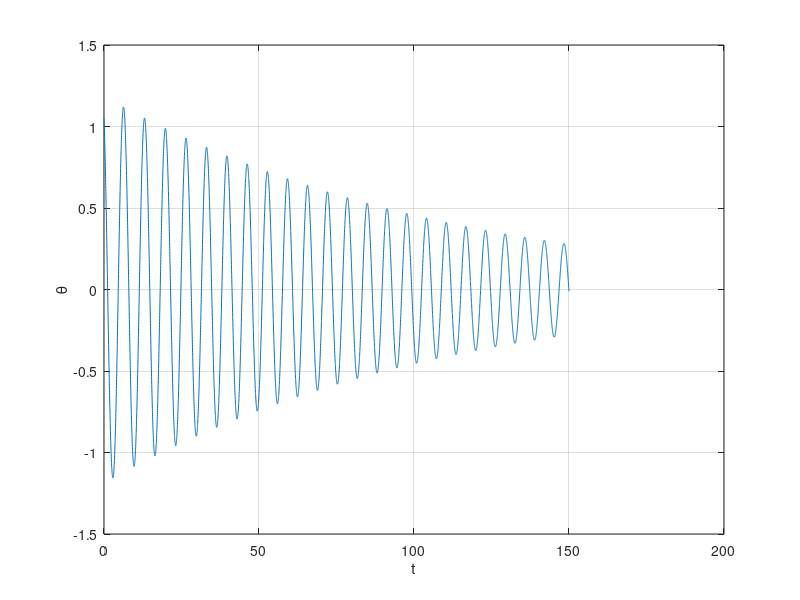

Recreate this plot in MATLAB.
close all;clear;clc;
h = 0.02;
epsilon = 10^(-6);
t = 0:h:150;
yz = [pi / 3;-1 / 2]; 
for i = t(1:end - 1)
    y0 = yz(1,end) + h * yz(2,end);
    z0 = yz(2,end) - h * sin(yz(1,end));
    y = yz(1,end) + h * z0;
    z = yz(2,end) - h * sin(y);
    while norm([y - y0;z - z0],inf) > epsilon
        y0 = y;
        z0 = z;
        y = yz(1,end) +  h * z0;
        z = yz(2,end) - h * sin(y);
    end
    yz(:,end + 1) = [y;z];
end
plot(t,yz(1,:));
grid on;
xlabel('t');
ylabel('\theta','Interpreter','tex');